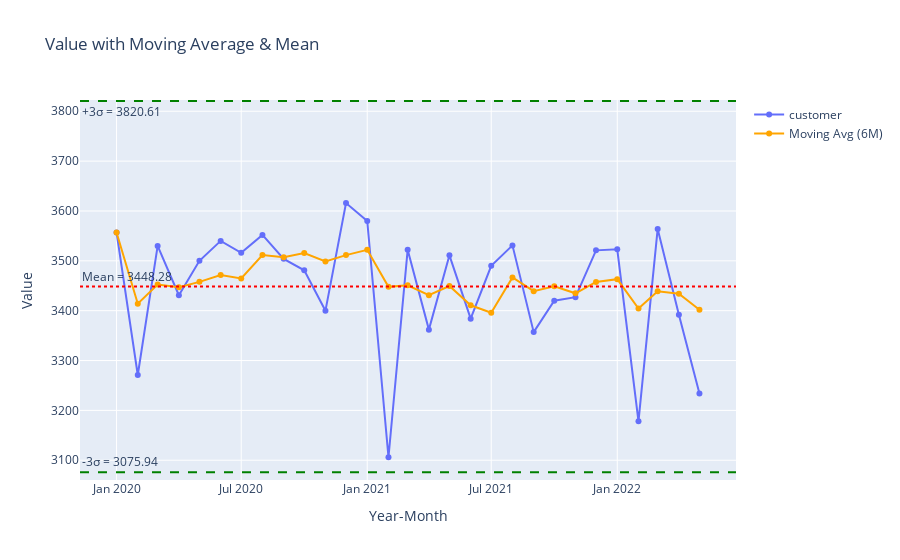

Here is the notebook cell this chart was saved with:
### Code cell
fig = go.Figure()
fig.add_trace(
    go.Scatter(
        x=trend_df["dt"],
        y=trend_df["customer_id"],
        name="customer",
        mode="lines+markers",
    )
)
fig.add_hline(
    y=mean_val,
    line_dash="dot",
    line_color="red",
    annotation_text=f"Mean = {mean_val:.2f}",
    annotation_position="top left",
)
fig.add_trace(
    go.Scatter(
        x=trend_df["dt"],
        y=trend_df["moving_avg"],
        mode="lines+markers",
        name="Moving Avg (6M)",
        line=dict(color="orange"),
    )
)

fig.add_hline(
    y=upper_bound,
    line_dash="dash",
    line_color="green",
    annotation_text=f"+3σ = {upper_bound:.2f}",
    annotation_position="bottom left",
)

fig.add_hline(
    y=lower_bound,
    line_dash="dash",
    line_color="green",
    annotation_text=f"-3σ = {lower_bound:.2f}",
    annotation_position="top left",
)

fig.update_layout(
    title="Value with Moving Average & Mean",
    xaxis_title="Year-Month",
    yaxis_title="Value",
)


fig.show()

### Figure 1 — Plotly figure (JSON) as saved in the notebook; plotly's stock layout.template omitted (floating-point values rounded to 4 significant figures)
{"data": [{"mode": "lines+markers", "name": "customer", "type": "scatter", "x": ["2020-01", "2020-02", "2020-03", "2020-04", "2020-05", "2020-06", "2020-07", "2020-08", "2020-09", "2020-10", "2020-11", "2020-12", "2021-01", "2021-02", "2021-03", "2021-04", "2021-05", "2021-06", "2021-07", "2021-08", "2021-09", "2021-10", "2021-11", "2021-12", "2022-01", "2022-02", "2022-03", "2022-04", "2022-05"], "y": [3557, 3271, 3530, 3431, 3500, 3540, 3516, 3552, 3504, 3481, 3400, 3616, 3580, 3106, 3522, 3362, 3511, 3384, 3490, 3531, 3357, 3420, 3427, 3521, 3523, 3178, 3564, 3392, 3234]}, {"line": {"color": "orange"}, "mode": "lines+markers", "name": "Moving Avg (6M)", "type": "scatter", "x": ["2020-01", "2020-02", "2020-03", "2020-04", "2020-05", "2020-06", "2020-07", "2020-08", "2020-09", "2020-10", "2020-11", "2020-12", "2021-01", "2021-02", "2021-03", "2021-04", "2021-05", "2021-06", "2021-07", "2021-08", "2021-09", "2021-10", "2021-11", "2021-12", "2022-01", "2022-02", "2022-03", "2022-04", "2022-05"], "y": [3557.0, 3414.0, 3453.0, 3447.0, 3458.0, 3472.0, 3465.0, 3512.0, 3507.0, 3516.0, 3499.0, 3512.0, 3522.0, 3448.0, 3451.0, 3431.0, 3450.0, 3411.0, 3396.0, 3467.0, 3439.0, 3449.0, 3435.0, 3458.0, 3463.0, 3404.0, 3439.0, 3434.0, 3402.0]}], "layout": {"annotations": [{"showarrow": false, "text": "Mean = 3448.28", "x": 0, "xanchor": "left", "xref": "x domain", "y": 3448.0, "yanchor": "bottom", "yref": "y"}, {"showarrow": false, "text": "+3σ = 3820.61", "x": 0, "xanchor": "left", "xref": "x domain", "y": 3821.0, "yanchor": "top", "yref": "y"}, {"showarrow": false, "text": "-3σ = 3075.94", "x": 0, "xanchor": "left", "xref": "x domain", "y": 3076.0, "yanchor": "bottom", "yref": "y"}], "shapes": [{"line": {"color": "red", "dash": "dot"}, "type": "line", "x0": 0, "x1": 1, "xref": "x domain", "y0": 3448.0, "y1": 3448.0, "yref": "y"}, {"line": {"color": "green", "dash": "dash"}, "type": "line", "x0": 0, "x1": 1, "xref": "x domain", "y0": 3821.0, "y1": 3821.0, "yref": "y"}, {"line": {"color": "green", "dash": "dash"}, "type": "line", "x0": 0, "x1": 1, "xref": "x domain", "y0": 3076.0, "y1": 3076.0, "yref": "y"}], "title": {"text": "Value with Moving Average & Mean"}, "xaxis": {"title": {"text": "Year-Month"}}, "yaxis": {"title": {"text": "Value"}}}}
